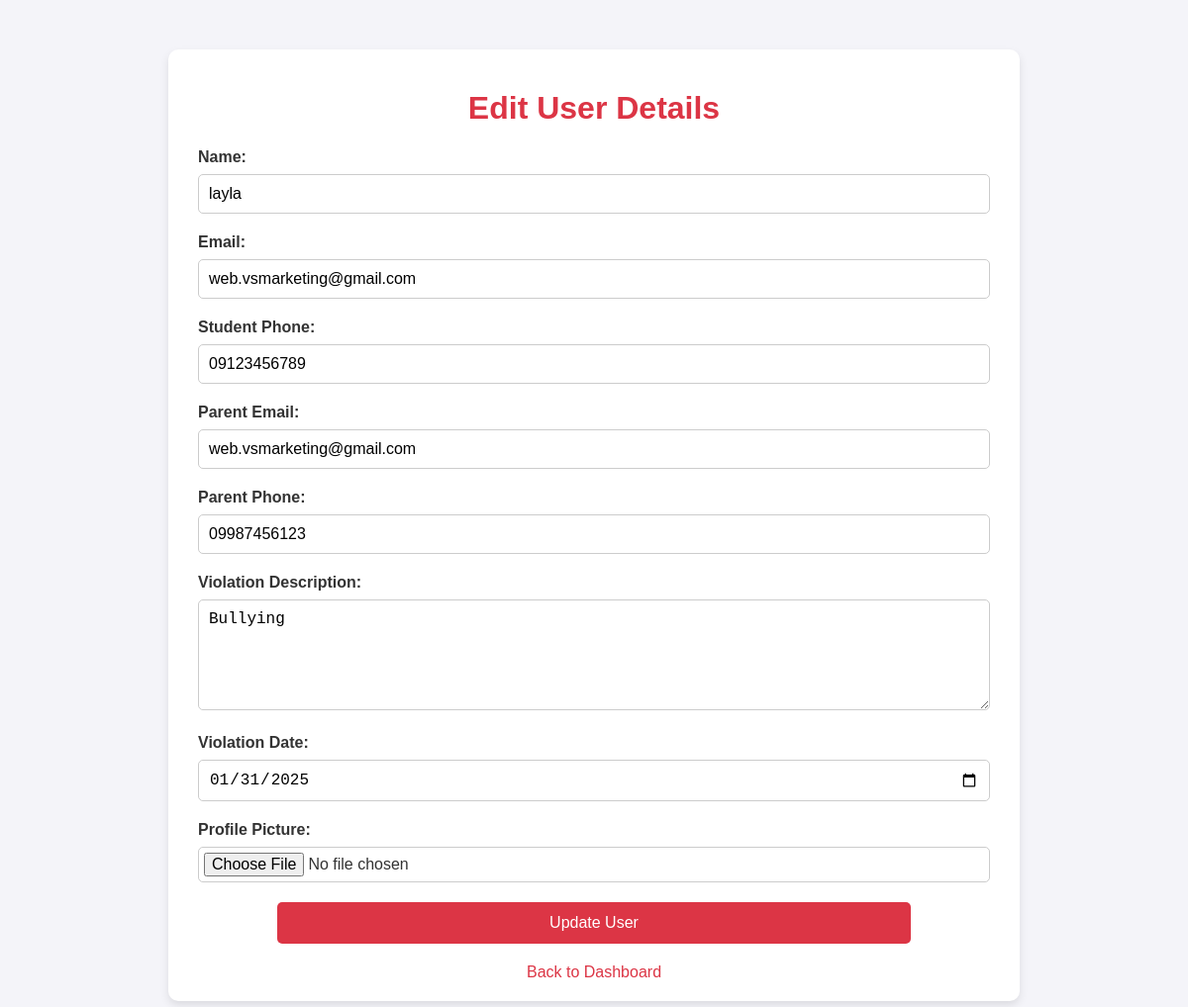
The page /admin/edit_user.php?id=24 (signed in) on the database its author committed.
### tables this page shows
CREATE TABLE `users` (
  `id` int(11) NOT NULL,
  `name` varchar(100) NOT NULL,
  `email` varchar(100) NOT NULL,
  `password` varchar(255) NOT NULL,
  `profile_picture` varchar(255) DEFAULT 'default-profile.jpg',
  `violation_description` text DEFAULT NULL,
  `violation_date` date DEFAULT NULL,
  `student_phone` varchar(20) DEFAULT NULL,
  `parent_email` varchar(255) DEFAULT NULL,
  `parent_phone` varchar(20) DEFAULT NULL
);

### admin/edit_user.php (the view, shortened to what this page needs)
<?php
include('../include/config.php');
$user_id = $_GET['id'];
$sql = "SELECT id, name, email, student_phone, parent_email, parent_phone, profile_picture, violation_description, violation_date FROM users WHERE id = ?";
$stmt = $conn->prepare($sql);
$stmt->bind_param("i", $user_id);
$stmt->execute();
$result = $stmt->get_result();
$user = $result->fetch_assoc();
?>
<!DOCTYPE html>
<html lang="en">
<head>
    <link rel="stylesheet" href="css/edit_user.css">
</head>
<body>
<div class="container">
        <h1>Edit User Details</h1>
        <form method="POST" enctype="multipart/form-data">
            <label for="name">Name:</label>
            <input type="text" name="name" value="<?php echo htmlspecialchars($user['name']); ?>">
            <label for="email">Email:</label>
            <input type="email" name="email" value="<?php echo htmlspecialchars($user['email']); ?>">
            <label for="student_phone">Student Phone:</label>
            <input type="tel" name="student_phone" value="<?php echo htmlspecialchars($user['student_phone']); ?>">
            <label for="parent_email">Parent Email:</label>
            <input type="email" name="parent_email" value="<?php echo htmlspecialchars($user['parent_email']); ?>">
            <label for="parent_phone">Parent Phone:</label>
            <input type="tel" name="parent_phone" value="<?php echo htmlspecialchars($user['parent_phone']); ?>">
            <label for="violation_description">Violation Description:</label>
            <textarea name="violation_description" rows="5" cols="40"><?php echo htmlspecialchars($user['violation_description']); ?></textarea>
            <label for="violation_date">Violation Date:</label>
            <input type="date" name="violation_date" value="<?php echo htmlspecialchars($user['violation_date']); ?>">
            <label for="profile_picture">Profile Picture:</label>
            <input type="file" name="profile_picture">
            <input type="submit" value="Update User">
        </form>
        <a href="admin_dashboard.php">Back to Dashboard</a>
    </div>
</body>
</html>

### admin/css/edit_user.css (style rules this page uses)
body { font-family: Arial, sans-serif; margin: 0; padding: 0; background-color: #f4f4f9; color: #333; }
.container { max-width: 800px; margin: 50px auto; background: #fff; padding: 20px 30px; border-radius: 10px; box-shadow: 0 4px 8px rgba(0, 0, 0, 0.1); }
h1 { text-align: center; color: #dc3545; }
label { font-weight: bold; display: block; margin-bottom: 8px; }
input[type="text"], input[type="email"], input[type="tel"], input[type="date"], textarea, input[type="file"] { width: 100%; padding: 10px; margin-bottom: 20px; border: 1px solid #ccc; border-radius: 5px; font-size: 16px; box-sizing: border-box; }
input[type="file"] { padding: 5px; }
input[type="submit"] { background-color: #dc3545; color: white; border: none; padding: 12px 20px; border-radius: 5px; cursor: pointer; font-size: 16px; display: block; margin: 0 auto; width: 80%; }
a { display: block; text-align: center; margin-top: 20px; color: #dc3545; text-decoration: none; font-size: 16px; }

### rows shown on the page
users: name "layla", email "web.vsmarketing@gmail.com", student_phone "09123456789", parent_email "web.vsmarketing@gmail.com", parent_phone "09987456123", violation_description "Bullying", violation_date "01/31/2025"
